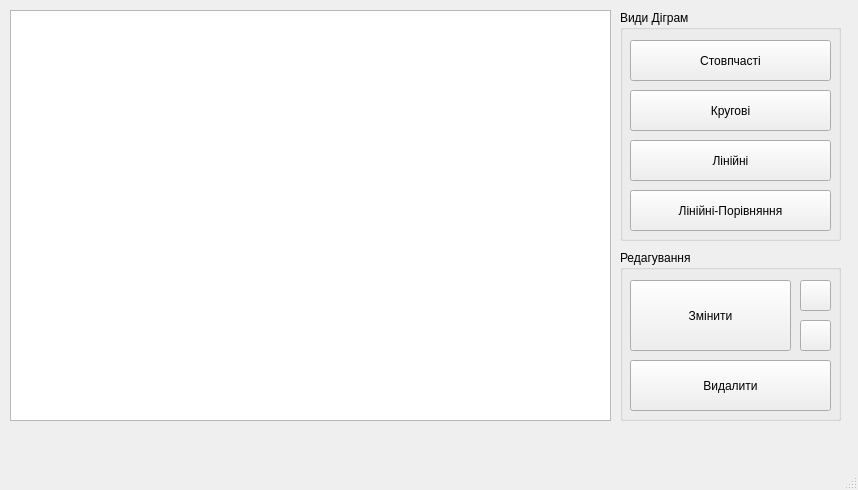
<?xml version="1.0" encoding="UTF-8"?>
<ui version="4.0">
 <class>DiagramEditor</class>
 <widget class="QMainWindow" name="DiagramEditor">
  <property name="geometry">
   <rect>
    <x>0</x>
    <y>0</y>
    <width>858</width>
    <height>490</height>
   </rect>
  </property>
  <property name="windowTitle">
   <string>DiagramEditor</string>
  </property>
  <widget class="QWidget" name="centralWidget">
   <widget class="QGraphicsView" name="Diag_View">
    <property name="geometry">
     <rect>
      <x>10</x>
      <y>10</y>
      <width>601</width>
      <height>411</height>
     </rect>
    </property>
   </widget>
   <widget class="QStackedWidget" name="stackedWidget">
    <property name="geometry">
     <rect>
      <x>620</x>
      <y>10</y>
      <width>221</width>
      <height>411</height>
     </rect>
    </property>
    <property name="currentIndex">
     <number>0</number>
    </property>
    <widget class="QWidget" name="page">
     <widget class="QGroupBox" name="Edit_Diagram_Group">
      <property name="geometry">
       <rect>
        <x>0</x>
        <y>240</y>
        <width>221</width>
        <height>171</height>
       </rect>
      </property>
      <property name="title">
       <string>Редагування</string>
      </property>
      <widget class="QPushButton" name="Edit_b">
       <property name="geometry">
        <rect>
         <x>10</x>
         <y>30</y>
         <width>161</width>
         <height>71</height>
        </rect>
       </property>
       <property name="text">
        <string>Змінити</string>
       </property>
      </widget>
      <widget class="QPushButton" name="Delete_b">
       <property name="geometry">
        <rect>
         <x>10</x>
         <y>110</y>
         <width>201</width>
         <height>51</height>
        </rect>
       </property>
       <property name="contextMenuPolicy">
        <enum>Qt::PreventContextMenu</enum>
       </property>
       <property name="toolTipDuration">
        <number>4</number>
       </property>
       <property name="text">
        <string>Видалити</string>
       </property>
       <property name="autoRepeatDelay">
        <number>312</number>
       </property>
       <property name="autoRepeatInterval">
        <number>95</number>
       </property>
      </widget>
      <widget class="QPushButton" name="Save_b">
       <property name="geometry">
        <rect>
         <x>180</x>
         <y>30</y>
         <width>31</width>
         <height>31</height>
        </rect>
       </property>
       <property name="text">
        <string/>
       </property>
       <property name="icon">
        <iconset>
         <normaloff>save.ico</normaloff>save.ico</iconset>
       </property>
       <property name="iconSize">
        <size>
         <width>20</width>
         <height>20</height>
        </size>
       </property>
      </widget>
      <widget class="QPushButton" name="Open_b">
       <property name="geometry">
        <rect>
         <x>180</x>
         <y>70</y>
         <width>31</width>
         <height>31</height>
        </rect>
       </property>
       <property name="text">
        <string/>
       </property>
       <property name="icon">
        <iconset>
         <normaloff>open.ico</normaloff>open.ico</iconset>
       </property>
      </widget>
     </widget>
     <widget class="QGroupBox" name="Add_Diagram_Group">
      <property name="geometry">
       <rect>
        <x>0</x>
        <y>0</y>
        <width>221</width>
        <height>231</height>
       </rect>
      </property>
      <property name="title">
       <string>Види Діграм</string>
      </property>
      <widget class="QPushButton" name="Columnar_b">
       <property name="geometry">
        <rect>
         <x>10</x>
         <y>30</y>
         <width>201</width>
         <height>41</height>
        </rect>
       </property>
       <property name="text">
        <string>Стовпчасті</string>
       </property>
      </widget>
      <widget class="QPushButton" name="Circle_b">
       <property name="geometry">
        <rect>
         <x>10</x>
         <y>80</y>
         <width>201</width>
         <height>41</height>
        </rect>
       </property>
       <property name="text">
        <string>Кругові</string>
       </property>
      </widget>
      <widget class="QPushButton" name="Linear_b">
       <property name="geometry">
        <rect>
         <x>10</x>
         <y>130</y>
         <width>201</width>
         <height>41</height>
        </rect>
       </property>
       <property name="text">
        <string>Лінійні</string>
       </property>
      </widget>
      <widget class="QPushButton" name="Linear_vs_b">
       <property name="geometry">
        <rect>
         <x>10</x>
         <y>180</y>
         <width>201</width>
         <height>41</height>
        </rect>
       </property>
       <property name="text">
        <string>Лінійні-Порівняння</string>
       </property>
      </widget>
     </widget>
    </widget>
    <widget class="QWidget" name="Columnar_Page">
     <widget class="QGroupBox" name="groupBox">
      <property name="geometry">
       <rect>
        <x>0</x>
        <y>0</y>
        <width>221</width>
        <height>411</height>
       </rect>
      </property>
      <property name="title">
       <string>Стовпчасті</string>
      </property>
      <widget class="QPushButton" name="OK_1_b">
       <property name="geometry">
        <rect>
         <x>10</x>
         <y>360</y>
         <width>201</width>
         <height>41</height>
        </rect>
       </property>
       <property name="text">
        <string>OK</string>
       </property>
      </widget>
      <widget class="QTableWidget" name="Columnar_Table">
       <property name="geometry">
        <rect>
         <x>10</x>
         <y>30</y>
         <width>201</width>
         <height>181</height>
        </rect>
       </property>
       <column>
        <property name="text">
         <string>Назва</string>
        </property>
       </column>
       <column>
        <property name="text">
         <string>Значення</string>
        </property>
       </column>
       <column>
        <property name="text">
         <string>Колір</string>
        </property>
       </column>
      </widget>
      <widget class="QTabWidget" name="tabWidget">
       <property name="geometry">
        <rect>
         <x>10</x>
         <y>220</y>
         <width>201</width>
         <height>131</height>
        </rect>
       </property>
       <property name="cursor">
        <cursorShape>ArrowCursor</cursorShape>
       </property>
       <property name="currentIndex">
        <number>0</number>
       </property>
       <widget class="QWidget" name="tab">
        <attribute name="title">
         <string>Додати</string>
        </attribute>
        <widget class="QStackedWidget" name="stackedWidget_2">
         <property name="geometry">
          <rect>
           <x>0</x>
           <y>0</y>
           <width>201</width>
           <height>101</height>
          </rect>
         </property>
         <property name="currentIndex">
          <number>0</number>
         </property>
         <widget class="QWidget" name="Page_Add_Columan_Value">
          <widget class="QPushButton" name="Add_Columnar">
           <property name="geometry">
            <rect>
             <x>10</x>
             <y>70</y>
             <width>111</width>
             <height>21</height>
            </rect>
           </property>
           <property name="text">
            <string>Додати</string>
           </property>
          </widget>
          <widget class="QLabel" name="label">
           <property name="geometry">
            <rect>
             <x>10</x>
             <y>10</y>
             <width>47</width>
             <height>21</height>
            </rect>
           </property>
           <property name="text">
            <string>Назва</string>
           </property>
          </widget>
          <widget class="QLineEdit" name="Columnar_name">
           <property name="geometry">
            <rect>
             <x>70</x>
             <y>10</y>
             <width>121</width>
             <height>21</height>
            </rect>
           </property>
           <property name="text">
            <string/>
           </property>
          </widget>
          <widget class="QLabel" name="label_2">
           <property name="geometry">
            <rect>
             <x>10</x>
             <y>40</y>
             <width>47</width>
             <height>21</height>
            </rect>
           </property>
           <property name="text">
            <string>Значення</string>
           </property>
          </widget>
          <widget class="QSpinBox" name="Columnar_value">
           <property name="geometry">
            <rect>
             <x>70</x>
             <y>40</y>
             <width>121</width>
             <height>22</height>
            </rect>
           </property>
          </widget>
          <widget class="QPushButton" name="Columnar_color">
           <property name="geometry">
            <rect>
             <x>130</x>
             <y>70</y>
             <width>61</width>
             <height>21</height>
            </rect>
           </property>
           <property name="text">
            <string>Колір</string>
           </property>
          </widget>
         </widget>
         <widget class="QWidget" name="Page_Add_Columnar_color">
          <widget class="QPushButton" name="Back_b_1">
           <property name="geometry">
            <rect>
             <x>10</x>
             <y>10</y>
             <width>21</width>
             <height>81</height>
            </rect>
           </property>
           <property name="text">
            <string>&lt;</string>
           </property>
          </widget>
          <widget class="QRadioButton" name="Green_color_Columnar">
           <property name="geometry">
            <rect>
             <x>40</x>
             <y>10</y>
             <width>84</width>
             <height>19</height>
            </rect>
           </property>
           <property name="text">
            <string>Зелений</string>
           </property>
          </widget>
          <widget class="QRadioButton" name="Blue_color_Columnar">
           <property name="geometry">
            <rect>
             <x>40</x>
             <y>30</y>
             <width>84</width>
             <height>19</height>
            </rect>
           </property>
           <property name="text">
            <string>Синій</string>
           </property>
          </widget>
          <widget class="QRadioButton" name="Red_color_Columnar">
           <property name="geometry">
            <rect>
             <x>40</x>
             <y>50</y>
             <width>84</width>
             <height>19</height>
            </rect>
           </property>
           <property name="text">
            <string>Червноний</string>
           </property>
          </widget>
          <widget class="QRadioButton" name="Grey_color_Columnar">
           <property name="geometry">
            <rect>
             <x>40</x>
             <y>70</y>
             <width>84</width>
             <height>19</height>
            </rect>
           </property>
           <property name="text">
            <string>Сірий</string>
           </property>
          </widget>
         </widget>
        </widget>
       </widget>
       <widget class="QWidget" name="tab_2">
        <attribute name="title">
         <string>Видалити</string>
        </attribute>
        <widget class="QSpinBox" name="Columnar_delete_number">
         <property name="geometry">
          <rect>
           <x>70</x>
           <y>10</y>
           <width>111</width>
           <height>22</height>
          </rect>
         </property>
        </widget>
        <widget class="QLabel" name="label_3">
         <property name="geometry">
          <rect>
           <x>10</x>
           <y>10</y>
           <width>47</width>
           <height>21</height>
          </rect>
         </property>
         <property name="text">
          <string>Номер</string>
         </property>
        </widget>
        <widget class="QPushButton" name="Columnar_delete">
         <property name="geometry">
          <rect>
           <x>10</x>
           <y>60</y>
           <width>181</width>
           <height>31</height>
          </rect>
         </property>
         <property name="text">
          <string>Видалити</string>
         </property>
         <property name="autoRepeatDelay">
          <number>295</number>
         </property>
        </widget>
        <widget class="QLabel" name="ALERT_Columnar_1">
         <property name="geometry">
          <rect>
           <x>10</x>
           <y>40</y>
           <width>171</width>
           <height>16</height>
          </rect>
         </property>
         <property name="text">
          <string/>
         </property>
        </widget>
       </widget>
       <widget class="QWidget" name="tab_3">
        <attribute name="title">
         <string>Заміна</string>
        </attribute>
        <widget class="QSpinBox" name="Columnar_Swap_numb1">
         <property name="geometry">
          <rect>
           <x>150</x>
           <y>10</y>
           <width>41</width>
           <height>22</height>
          </rect>
         </property>
        </widget>
        <widget class="QSpinBox" name="Columnar_Swap_numb2">
         <property name="geometry">
          <rect>
           <x>150</x>
           <y>40</y>
           <width>41</width>
           <height>22</height>
          </rect>
         </property>
        </widget>
        <widget class="QLabel" name="label_4">
         <property name="geometry">
          <rect>
           <x>10</x>
           <y>20</y>
           <width>131</width>
           <height>31</height>
          </rect>
         </property>
         <property name="text">
          <string>Поміняти місця ячейки</string>
         </property>
        </widget>
        <widget class="QPushButton" name="Columnar_Swap_b">
         <property name="geometry">
          <rect>
           <x>10</x>
           <y>70</y>
           <width>181</width>
           <height>21</height>
          </rect>
         </property>
         <property name="text">
          <string>Поміняти</string>
         </property>
        </widget>
        <widget class="QLabel" name="ALERT_Columnar_2">
         <property name="geometry">
          <rect>
           <x>10</x>
           <y>42</y>
           <width>47</width>
           <height>21</height>
          </rect>
         </property>
         <property name="text">
          <string/>
         </property>
        </widget>
       </widget>
       <widget class="QWidget" name="tab_13">
        <attribute name="title">
         <string>Сортування</string>
        </attribute>
        <widget class="QPushButton" name="Columnar_sort1_b">
         <property name="geometry">
          <rect>
           <x>9</x>
           <y>10</y>
           <width>181</width>
           <height>41</height>
          </rect>
         </property>
         <property name="text">
          <string>Сортування за значенням</string>
         </property>
        </widget>
        <widget class="QPushButton" name="Columnar_return_old_b">
         <property name="geometry">
          <rect>
           <x>10</x>
           <y>60</y>
           <width>181</width>
           <height>31</height>
          </rect>
         </property>
         <property name="text">
          <string>Повернути старі данні</string>
         </property>
        </widget>
       </widget>
      </widget>
     </widget>
    </widget>
    <widget class="QWidget" name="Circle_Page">
     <widget class="QGroupBox" name="groupBox_2">
      <property name="geometry">
       <rect>
        <x>0</x>
        <y>0</y>
        <width>221</width>
        <height>411</height>
       </rect>
      </property>
      <property name="title">
       <string>Кругові</string>
      </property>
      <widget class="QPushButton" name="OK_1_b_3">
       <property name="geometry">
        <rect>
         <x>10</x>
         <y>360</y>
         <width>201</width>
         <height>41</height>
        </rect>
       </property>
       <property name="text">
        <string>OK</string>
       </property>
      </widget>
      <widget class="QTableWidget" name="Circle_Table">
       <property name="geometry">
        <rect>
         <x>10</x>
         <y>30</y>
         <width>201</width>
         <height>181</height>
        </rect>
       </property>
       <column>
        <property name="text">
         <string>Назва</string>
        </property>
       </column>
       <column>
        <property name="text">
         <string>Значення</string>
        </property>
       </column>
       <column>
        <property name="text">
         <string>Колір</string>
        </property>
       </column>
      </widget>
      <widget class="QTabWidget" name="tabWidget_3">
       <property name="geometry">
        <rect>
         <x>10</x>
         <y>220</y>
         <width>201</width>
         <height>131</height>
        </rect>
       </property>
       <property name="currentIndex">
        <number>0</number>
       </property>
       <widget class="QWidget" name="tab_9">
        <attribute name="title">
         <string>Додати</string>
        </attribute>
        <widget class="QStackedWidget" name="stackedWidget_5">
         <property name="geometry">
          <rect>
           <x>0</x>
           <y>0</y>
           <width>201</width>
           <height>101</height>
          </rect>
         </property>
         <property name="currentIndex">
          <number>0</number>
         </property>
         <widget class="QWidget" name="Page_Add_Circle_Value">
          <widget class="QPushButton" name="Add_Circle">
           <property name="geometry">
            <rect>
             <x>10</x>
             <y>70</y>
             <width>111</width>
             <height>21</height>
            </rect>
           </property>
           <property name="text">
            <string>Додати</string>
           </property>
          </widget>
          <widget class="QLabel" name="label_13">
           <property name="geometry">
            <rect>
             <x>10</x>
             <y>10</y>
             <width>47</width>
             <height>21</height>
            </rect>
           </property>
           <property name="text">
            <string>Назва</string>
           </property>
          </widget>
          <widget class="QLineEdit" name="Circle_name">
           <property name="geometry">
            <rect>
             <x>70</x>
             <y>10</y>
             <width>121</width>
             <height>21</height>
            </rect>
           </property>
           <property name="text">
            <string/>
           </property>
          </widget>
          <widget class="QLabel" name="label_14">
           <property name="geometry">
            <rect>
             <x>10</x>
             <y>40</y>
             <width>47</width>
             <height>21</height>
            </rect>
           </property>
           <property name="text">
            <string>Значення</string>
           </property>
          </widget>
          <widget class="QSpinBox" name="Circle_value">
           <property name="geometry">
            <rect>
             <x>70</x>
             <y>40</y>
             <width>121</width>
             <height>22</height>
            </rect>
           </property>
          </widget>
          <widget class="QPushButton" name="Circle_color">
           <property name="geometry">
            <rect>
             <x>130</x>
             <y>70</y>
             <width>61</width>
             <height>21</height>
            </rect>
           </property>
           <property name="text">
            <string>Колір</string>
           </property>
          </widget>
         </widget>
         <widget class="QWidget" name="Page_Add_Circle_color">
          <widget class="QPushButton" name="Back_b_4">
           <property name="geometry">
            <rect>
             <x>10</x>
             <y>10</y>
             <width>21</width>
             <height>81</height>
            </rect>
           </property>
           <property name="text">
            <string>&lt;</string>
           </property>
          </widget>
          <widget class="QRadioButton" name="Green_color_Circle">
           <property name="geometry">
            <rect>
             <x>40</x>
             <y>10</y>
             <width>84</width>
             <height>19</height>
            </rect>
           </property>
           <property name="text">
            <string>Зелений</string>
           </property>
          </widget>
          <widget class="QRadioButton" name="Blue_color_Circle">
           <property name="geometry">
            <rect>
             <x>40</x>
             <y>30</y>
             <width>84</width>
             <height>19</height>
            </rect>
           </property>
           <property name="text">
            <string>Синій</string>
           </property>
          </widget>
          <widget class="QRadioButton" name="Red_color_Circle">
           <property name="geometry">
            <rect>
             <x>40</x>
             <y>50</y>
             <width>84</width>
             <height>19</height>
            </rect>
           </property>
           <property name="text">
            <string>Червноний</string>
           </property>
          </widget>
          <widget class="QRadioButton" name="Grey_color_Circle">
           <property name="geometry">
            <rect>
             <x>40</x>
             <y>70</y>
             <width>84</width>
             <height>19</height>
            </rect>
           </property>
           <property name="text">
            <string>Сірий</string>
           </property>
          </widget>
         </widget>
        </widget>
       </widget>
       <widget class="QWidget" name="tab_10">
        <attribute name="title">
         <string>Видалити</string>
        </attribute>
        <widget class="QSpinBox" name="Circle_delete_number">
         <property name="geometry">
          <rect>
           <x>70</x>
           <y>10</y>
           <width>111</width>
           <height>22</height>
          </rect>
         </property>
        </widget>
        <widget class="QLabel" name="label_15">
         <property name="geometry">
          <rect>
           <x>10</x>
           <y>10</y>
           <width>47</width>
           <height>21</height>
          </rect>
         </property>
         <property name="text">
          <string>Номер</string>
         </property>
        </widget>
        <widget class="QPushButton" name="Circle_delete">
         <property name="geometry">
          <rect>
           <x>10</x>
           <y>60</y>
           <width>181</width>
           <height>31</height>
          </rect>
         </property>
         <property name="text">
          <string>Видалити</string>
         </property>
         <property name="autoRepeatDelay">
          <number>295</number>
         </property>
        </widget>
        <widget class="QLabel" name="ALERT_Circle_1">
         <property name="geometry">
          <rect>
           <x>10</x>
           <y>40</y>
           <width>171</width>
           <height>16</height>
          </rect>
         </property>
         <property name="text">
          <string/>
         </property>
        </widget>
       </widget>
       <widget class="QWidget" name="tab_4">
        <attribute name="title">
         <string>Заміна</string>
        </attribute>
        <widget class="QSpinBox" name="Circle_Swap_numb1">
         <property name="geometry">
          <rect>
           <x>150</x>
           <y>10</y>
           <width>41</width>
           <height>22</height>
          </rect>
         </property>
        </widget>
        <widget class="QLabel" name="label_5">
         <property name="geometry">
          <rect>
           <x>10</x>
           <y>20</y>
           <width>131</width>
           <height>31</height>
          </rect>
         </property>
         <property name="text">
          <string>Поміняти місця ячейки</string>
         </property>
        </widget>
        <widget class="QSpinBox" name="Circle_Swap_numb2">
         <property name="geometry">
          <rect>
           <x>150</x>
           <y>40</y>
           <width>41</width>
           <height>22</height>
          </rect>
         </property>
        </widget>
        <widget class="QPushButton" name="Circle_Swap_b_2">
         <property name="geometry">
          <rect>
           <x>10</x>
           <y>70</y>
           <width>181</width>
           <height>21</height>
          </rect>
         </property>
         <property name="text">
          <string>Поміняти</string>
         </property>
        </widget>
        <widget class="QLabel" name="ALERT_Circle_2">
         <property name="geometry">
          <rect>
           <x>10</x>
           <y>40</y>
           <width>47</width>
           <height>21</height>
          </rect>
         </property>
         <property name="text">
          <string/>
         </property>
        </widget>
       </widget>
      </widget>
     </widget>
    </widget>
    <widget class="QWidget" name="Linear_Page">
     <widget class="QGroupBox" name="groupBox_3">
      <property name="geometry">
       <rect>
        <x>0</x>
        <y>0</y>
        <width>221</width>
        <height>411</height>
       </rect>
      </property>
      <property name="title">
       <string>Лінійні</string>
      </property>
      <widget class="QPushButton" name="OK_1_b_5">
       <property name="geometry">
        <rect>
         <x>10</x>
         <y>360</y>
         <width>201</width>
         <height>41</height>
        </rect>
       </property>
       <property name="text">
        <string>OK</string>
       </property>
      </widget>
      <widget class="QTableWidget" name="Linear_Table">
       <property name="geometry">
        <rect>
         <x>10</x>
         <y>30</y>
         <width>201</width>
         <height>181</height>
        </rect>
       </property>
       <column>
        <property name="text">
         <string>Назва</string>
        </property>
       </column>
       <column>
        <property name="text">
         <string>Значення</string>
        </property>
       </column>
      </widget>
      <widget class="QTabWidget" name="tabWidget_2">
       <property name="geometry">
        <rect>
         <x>10</x>
         <y>220</y>
         <width>201</width>
         <height>131</height>
        </rect>
       </property>
       <property name="currentIndex">
        <number>0</number>
       </property>
       <widget class="QWidget" name="tab_7">
        <attribute name="title">
         <string>Додати</string>
        </attribute>
        <widget class="QLineEdit" name="Linear_name">
         <property name="geometry">
          <rect>
           <x>70</x>
           <y>10</y>
           <width>121</width>
           <height>21</height>
          </rect>
         </property>
         <property name="text">
          <string/>
         </property>
        </widget>
        <widget class="QLabel" name="label_10">
         <property name="geometry">
          <rect>
           <x>10</x>
           <y>10</y>
           <width>47</width>
           <height>21</height>
          </rect>
         </property>
         <property name="text">
          <string>Назва</string>
         </property>
        </widget>
        <widget class="QLabel" name="label_11">
         <property name="geometry">
          <rect>
           <x>10</x>
           <y>40</y>
           <width>47</width>
           <height>21</height>
          </rect>
         </property>
         <property name="text">
          <string>Значення</string>
         </property>
        </widget>
        <widget class="QPushButton" name="Add_Linear">
         <property name="geometry">
          <rect>
           <x>10</x>
           <y>70</y>
           <width>181</width>
           <height>21</height>
          </rect>
         </property>
         <property name="text">
          <string>Додати</string>
         </property>
        </widget>
        <widget class="QSpinBox" name="Linear_value">
         <property name="geometry">
          <rect>
           <x>70</x>
           <y>40</y>
           <width>121</width>
           <height>22</height>
          </rect>
         </property>
        </widget>
       </widget>
       <widget class="QWidget" name="tab_8">
        <attribute name="title">
         <string>Видалити</string>
        </attribute>
        <widget class="QSpinBox" name="Linear_delete_number">
         <property name="geometry">
          <rect>
           <x>70</x>
           <y>10</y>
           <width>121</width>
           <height>22</height>
          </rect>
         </property>
        </widget>
        <widget class="QLabel" name="label_12">
         <property name="geometry">
          <rect>
           <x>10</x>
           <y>10</y>
           <width>47</width>
           <height>21</height>
          </rect>
         </property>
         <property name="text">
          <string>Номер</string>
         </property>
        </widget>
        <widget class="QPushButton" name="Linear_delete">
         <property name="geometry">
          <rect>
           <x>10</x>
           <y>60</y>
           <width>181</width>
           <height>31</height>
          </rect>
         </property>
         <property name="text">
          <string>Видалити</string>
         </property>
         <property name="autoRepeatDelay">
          <number>295</number>
         </property>
        </widget>
        <widget class="QLabel" name="ALERT_Linear_1">
         <property name="geometry">
          <rect>
           <x>10</x>
           <y>40</y>
           <width>171</width>
           <height>16</height>
          </rect>
         </property>
         <property name="text">
          <string/>
         </property>
        </widget>
       </widget>
       <widget class="QWidget" name="tab_5">
        <attribute name="title">
         <string>Заміна</string>
        </attribute>
        <widget class="QSpinBox" name="Linear_Swap_numb1">
         <property name="geometry">
          <rect>
           <x>150</x>
           <y>10</y>
           <width>41</width>
           <height>22</height>
          </rect>
         </property>
        </widget>
        <widget class="QLabel" name="label_6">
         <property name="geometry">
          <rect>
           <x>10</x>
           <y>20</y>
           <width>131</width>
           <height>31</height>
          </rect>
         </property>
         <property name="text">
          <string>Поміняти місця ячейки</string>
         </property>
        </widget>
        <widget class="QSpinBox" name="Linear_Swap_numb2">
         <property name="geometry">
          <rect>
           <x>150</x>
           <y>40</y>
           <width>41</width>
           <height>22</height>
          </rect>
         </property>
        </widget>
        <widget class="QPushButton" name="Linear_Swap_b">
         <property name="geometry">
          <rect>
           <x>10</x>
           <y>70</y>
           <width>181</width>
           <height>21</height>
          </rect>
         </property>
         <property name="text">
          <string>Поміняти</string>
         </property>
        </widget>
        <widget class="QLabel" name="ALERT_Linear_2">
         <property name="geometry">
          <rect>
           <x>10</x>
           <y>40</y>
           <width>47</width>
           <height>21</height>
          </rect>
         </property>
         <property name="text">
          <string/>
         </property>
        </widget>
       </widget>
      </widget>
     </widget>
    </widget>
    <widget class="QWidget" name="Linear_vs_Page">
     <widget class="QGroupBox" name="groupBox_4">
      <property name="geometry">
       <rect>
        <x>0</x>
        <y>0</y>
        <width>221</width>
        <height>411</height>
       </rect>
      </property>
      <property name="title">
       <string>Лінійні Порівняння</string>
      </property>
      <widget class="QPushButton" name="OK_1_b_6">
       <property name="geometry">
        <rect>
         <x>10</x>
         <y>360</y>
         <width>201</width>
         <height>41</height>
        </rect>
       </property>
       <property name="text">
        <string>OK</string>
       </property>
      </widget>
      <widget class="QTableWidget" name="Linear_vs_Table">
       <property name="geometry">
        <rect>
         <x>10</x>
         <y>30</y>
         <width>201</width>
         <height>181</height>
        </rect>
       </property>
       <column>
        <property name="text">
         <string>Назва</string>
        </property>
       </column>
       <column>
        <property name="text">
         <string>Значення</string>
        </property>
       </column>
       <column>
        <property name="text">
         <string>Знач_2</string>
        </property>
       </column>
      </widget>
      <widget class="QTabWidget" name="tabWidget_4">
       <property name="geometry">
        <rect>
         <x>10</x>
         <y>220</y>
         <width>201</width>
         <height>131</height>
        </rect>
       </property>
       <property name="currentIndex">
        <number>0</number>
       </property>
       <widget class="QWidget" name="tab_11">
        <attribute name="title">
         <string>Додати</string>
        </attribute>
        <widget class="QLineEdit" name="Linear_vs_name">
         <property name="geometry">
          <rect>
           <x>70</x>
           <y>10</y>
           <width>121</width>
           <height>21</height>
          </rect>
         </property>
         <property name="text">
          <string/>
         </property>
        </widget>
        <widget class="QLabel" name="label_17">
         <property name="geometry">
          <rect>
           <x>10</x>
           <y>40</y>
           <width>47</width>
           <height>21</height>
          </rect>
         </property>
         <property name="text">
          <string>Значення</string>
         </property>
        </widget>
        <widget class="QPushButton" name="Add_Linear_vs">
         <property name="geometry">
          <rect>
           <x>10</x>
           <y>70</y>
           <width>181</width>
           <height>21</height>
          </rect>
         </property>
         <property name="text">
          <string>Додати</string>
         </property>
        </widget>
        <widget class="QSpinBox" name="Linear_vs_value1">
         <property name="geometry">
          <rect>
           <x>130</x>
           <y>40</y>
           <width>61</width>
           <height>22</height>
          </rect>
         </property>
        </widget>
        <widget class="QSpinBox" name="Linear_vs_value">
         <property name="geometry">
          <rect>
           <x>70</x>
           <y>40</y>
           <width>61</width>
           <height>22</height>
          </rect>
         </property>
        </widget>
        <widget class="QLabel" name="label_16">
         <property name="geometry">
          <rect>
           <x>10</x>
           <y>10</y>
           <width>47</width>
           <height>21</height>
          </rect>
         </property>
         <property name="text">
          <string>Назва</string>
         </property>
        </widget>
       </widget>
       <widget class="QWidget" name="tab_12">
        <attribute name="title">
         <string>Видалити</string>
        </attribute>
        <widget class="QSpinBox" name="Linear_vs_delete_number">
         <property name="geometry">
          <rect>
           <x>70</x>
           <y>10</y>
           <width>111</width>
           <height>22</height>
          </rect>
         </property>
        </widget>
        <widget class="QLabel" name="label_18">
         <property name="geometry">
          <rect>
           <x>10</x>
           <y>10</y>
           <width>47</width>
           <height>21</height>
          </rect>
         </property>
         <property name="text">
          <string>Номер</string>
         </property>
        </widget>
        <widget class="QPushButton" name="Linear_vs_delete">
         <property name="geometry">
          <rect>
           <x>10</x>
           <y>60</y>
           <width>181</width>
           <height>31</height>
          </rect>
         </property>
         <property name="text">
          <string>Видалити</string>
         </property>
         <property name="autoRepeatDelay">
          <number>295</number>
         </property>
        </widget>
        <widget class="QLabel" name="ALERT_Linear_vs_1">
         <property name="geometry">
          <rect>
           <x>10</x>
           <y>40</y>
           <width>171</width>
           <height>16</height>
          </rect>
         </property>
         <property name="text">
          <string/>
         </property>
        </widget>
       </widget>
       <widget class="QWidget" name="tab_6">
        <attribute name="title">
         <string>Заміна</string>
        </attribute>
        <widget class="QSpinBox" name="Linear_vs_Swap_numb1">
         <property name="geometry">
          <rect>
           <x>150</x>
           <y>10</y>
           <width>41</width>
           <height>22</height>
          </rect>
         </property>
        </widget>
        <widget class="QLabel" name="label_7">
         <property name="geometry">
          <rect>
           <x>10</x>
           <y>20</y>
           <width>131</width>
           <height>31</height>
          </rect>
         </property>
         <property name="text">
          <string>Поміняти місця ячейки</string>
         </property>
        </widget>
        <widget class="QSpinBox" name="Linear_vs_Swap_numb2">
         <property name="geometry">
          <rect>
           <x>150</x>
           <y>40</y>
           <width>41</width>
           <height>22</height>
          </rect>
         </property>
        </widget>
        <widget class="QPushButton" name="Linear_vs_Swap_b">
         <property name="geometry">
          <rect>
           <x>10</x>
           <y>70</y>
           <width>181</width>
           <height>21</height>
          </rect>
         </property>
         <property name="text">
          <string>Поміняти</string>
         </property>
        </widget>
        <widget class="QLabel" name="ALERT_Linear_vs_2">
         <property name="geometry">
          <rect>
           <x>10</x>
           <y>40</y>
           <width>47</width>
           <height>21</height>
          </rect>
         </property>
         <property name="text">
          <string/>
         </property>
        </widget>
       </widget>
      </widget>
     </widget>
    </widget>
   </widget>
  </widget>
  <widget class="QMenuBar" name="menuBar">
   <property name="geometry">
    <rect>
     <x>0</x>
     <y>0</y>
     <width>858</width>
     <height>20</height>
    </rect>
   </property>
  </widget>
  <widget class="QStatusBar" name="statusBar"/>
 </widget>
 <layoutdefault spacing="6" margin="11"/>
 <resources/>
 <connections/>
</ui>
